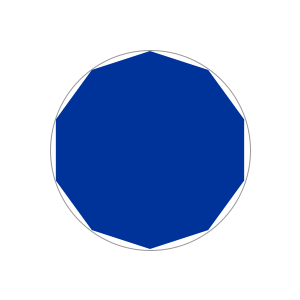
Frame 1 (no input)
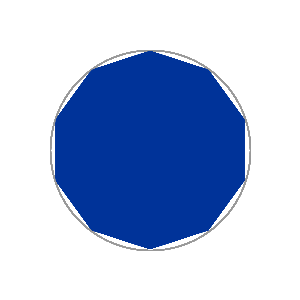
Frame 60 (the mouse pressed at the canvas centre just before this capture)
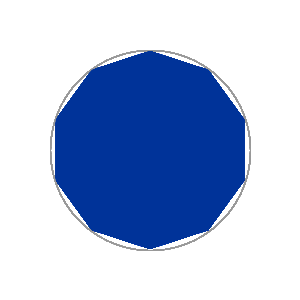
Frame 120 (the mouse held since frame 60 and released just before this capture)

The Processing sketch that drew these frames (run headless with seeded random() and noise(); from frame 60 on, the mouse is pressed at the canvas centre):

// Processing sketch: fp_pg_q_04_12
// ── fp_pg_q_04_12.pde
// 半径の値が簡単に変更可能なように，変数を用いて半径 100 画素の円に内接する正 10 角形を描画せよ．
void setup() {
  size(300, 300);
  background(255, 255, 255);
}

void draw() {
  float r = 100;
  int pg = 10;
  //
  strokeWeight(1);
  stroke(153, 153, 153);
  noFill();
  ellipse(width/2, height/2, 2 * r, 2 * r);
  //
  noStroke();
  fill(0, 51, 153);
  Polygon(width/2, height/2, (r - 1), pg, -PI/2);
}

//------------------------------------------------------------------//
// float x Center x coordinate
// float y Center y coordinate
// int r Radius of circumscribed circle
// int ratio  denominator rate
// float  = ; rotate Rotational correction rate
//------------------------------------------------------------------//
void Polygon(float x, float y, float CircumscribedCircle, int p, float rotatete) {
  // http://www.d-improvement.jp/learning/processing/2011-a/08.html
  pushMatrix();
  translate(x, y);
  rotate(rotatete);
  beginShape();
  for (int i = 1; i <= p; i++) {
    vertex(CircumscribedCircle * cos(radians(360 * i/p)), CircumscribedCircle * sin(radians(360 * i/p)));
  }
  endShape(CLOSE);
  popMatrix();
}
